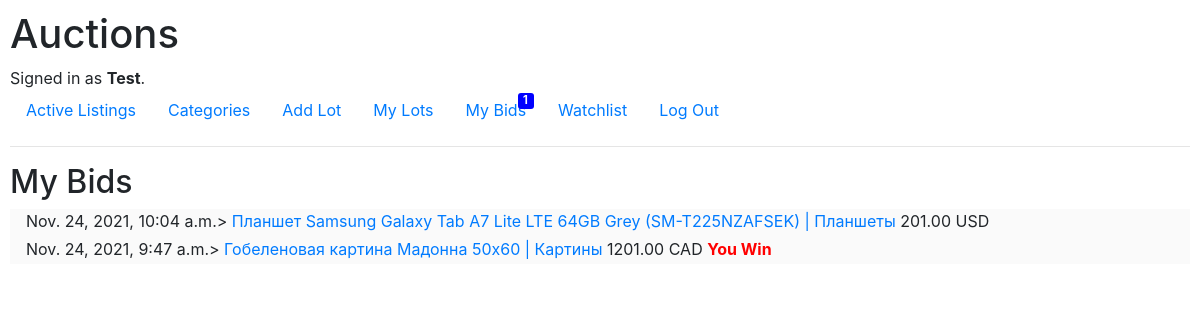
The app's page /bids (signed in) with its own data.
### auctions/models.py (models this page shows, shortened)
class User(AbstractUser):
    pass

class Bid(models.Model):
    lot = models.ForeignKey(Lot, on_delete=models.CASCADE, related_name='bids')
    user = models.ForeignKey(User, on_delete=models.CASCADE, related_name='bids')
    amount = models.DecimalField(max_digits=6, decimal_places=2)
    status = models.IntegerField(default=0)
    created_at = models.DateTimeField(auto_now_add=True)

class Lot(models.Model):
    user = models.ForeignKey(User, on_delete=models.CASCADE, related_name='lots')
    title = models.CharField(max_length=256)
    description = models.TextField()
    min_amount = models.DecimalField(max_digits=6, decimal_places=2)
    currency = models.ForeignKey(Currency, on_delete=models.CASCADE, default='USD')
    image = models.CharField(max_length=256)
    category = models.ForeignKey(Category, on_delete=models.CASCADE, related_name='lots')
    state = models.IntegerField()
    created_at = models.DateTimeField(auto_now_add=True)
    updated_at = models.DateTimeField(auto_now=True)
    def __str__(self):
        return f"{self.title} | {self.category}"

class Category(models.Model):
    name = models.CharField(max_length=256)
    def __str__(self):
        return f"{self.name}"

class Currency(models.Model):
    name = models.CharField(max_length=3)
    def __str__(self):
        return f"{self.name}"

### auctions/views.py (the view)
# urls.py: path("bids", views.mybids, name="mybids"),
@login_required(login_url='/login')
def mybids(request):
    return render(request, "auctions/mybids.html", {
        "bids": Bid.objects.order_by('-created_at','lot_id','-amount').filter(user_id=request.user.id),
        "bids_notifications": getBidNotificationCount(request),
    })

### auctions/views.py (called while the page is built)
def getBidNotificationCount(request):
    return Notification.objects.filter(user_id=request.user.id, state=1, type=1).all().count()

### auctions/templates/auctions/mybids.html
{% extends "auctions/layout.html" %}
{% block body %}
    <h2>My Bids</h2>
    {% for bid in bids %}
        <div class="comment">
            {{ bid.created_at }}> <a href="{% url 'lot' bid.lot.id %}">{{ bid.lot }}</a>
            <span>{{ bid.amount }} {{ bid.lot.currency }}</span>
            {% if bid.status == 1%}
            <span class="you-win">You Win</span>
            {% endif %}
        </div>
    {% endfor %}
{% endblock %}

### auctions/templates/auctions/layout.html (shortened to what this page needs)
{% load static %}
<!DOCTYPE html>
<html lang="en">
    <head>
        <link rel="stylesheet" href="https://stackpath.bootstrapcdn.com/bootstrap/4.4.1/css/bootstrap.min.css">
        <link href="{% static 'auctions/styles.css' %}" rel="stylesheet">
    </head>
    <body>
        <h1>Auctions</h1>
        <div>
            {% if user.is_authenticated %}
                Signed in as <strong>{{ user.username }}</strong>.
            {% else %}
                Not signed in.
            {% endif %}
        </div>
        <ul class="nav">
            <li class="nav-item">
                <a class="nav-link" href="{% url 'index' %}">Active Listings</a>
            </li>
            <li class="nav-item">
                <a class="nav-link" href="{% url 'categories' %}">Categories</a>
            </li>
            {% if user.is_authenticated %}
                <li class="nav-item">
                    <a class="nav-link" href="{% url 'addlot' %}">Add Lot</a>
                </li>
                <li class="nav-item">
                    <a class="nav-link" href="{% url 'mylots' %}">My Lots</a>
                </li>
                <li class="nav-item">
                    <a class="nav-link" href="{% url 'mybids' %}">My Bids</a>
                    {% if bids_notifications > 0 %}
                    <a href="{% url 'read' %}">
                    <div id="msg-count">{{ bids_notifications }}</div>
                    </a>
                    {% endif %}
                </li>
                <li class="nav-item">
                    <a class="nav-link" href="{% url 'watchlist' %}">Watchlist</a>
                </li>
            {% endif %}
            {% if user.is_authenticated %}
                <li class="nav-item">
                    <a class="nav-link" href="{% url 'logout' %}">Log Out</a>
                </li>
            {% endif %}
        </ul>
        <hr>
        {% block body %}
        {% endblock %}
    </body>
</html>

### auctions/static/auctions/styles.css (style rules this page uses)
body { padding: 10px; }
div.comment { background-color: rgb(250,250,250); padding: 0 0 0.2rem 1rem; }
.you-win { font-weight: 700; color: red; }
#msg-count { width: 1rem; height: 1rem; background: blue; color: white; position: relative; top: -37px; left: 68px; text-align: center; line-height: 15px; margin: 0px 0 -16px 0; font-weight: 700; font-size: 0.7rem; border-radius: 3px; animation-duration: 0.3s; animation-name: count; animation-iteration-count: infinite; animation-direction: alternate; }

### records on screen
User: username "Test"
Bid: created_at "Nov. 24, 2021, 10:04 a.m.", lot "Планшет Samsung Galaxy Tab A7 Lite LTE 64GB Grey (SM-T225NZAFSEK) | Планшеты", amount "201.00", lot.currency "USD"
Bid: created_at "Nov. 24, 2021, 9:47 a.m.", lot "Гобеленовая картина Мадонна 50х60 | Картины", amount "1201.00", lot.currency "CAD", status "You Win"

### other values on screen
{{ bids_notifications }} "1"
